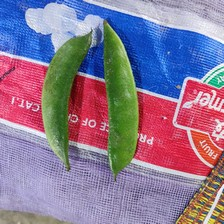
#> input picture others/Vegetable Images/validation/Bean/0023.jpg, 224 x 224 px, found by its file name; its folder holds 3 pictures in this run
$ jupyter execute --allow-errors Untitled0.ipynb
#> lines starting #> are read from the running program, lines starting #| are printed output that depends on the picture; pictures that were not available may be replaced by others from this repository, and a replacement may not be noted
[cell 1]
import os
import cv2
import numpy as np
import pandas as pd
import seaborn as sns
import matplotlib.pyplot as plt

from sklearn.model_selection import train_test_split
from sklearn.preprocessing import LabelEncoder
from sklearn.decomposition import PCA
from sklearn.linear_model import LogisticRegression
from sklearn.metrics import classification_report, accuracy_score, confusion_matrix

[cell 2]
import kagglehub

# Download latest version
#> (the rest of this cell did not finish here and is left out)

[cell 3]
# Fungsi untuk memuat dataset dari path yang diberikan
def load_dataset(path):
    """
    Memuat dataset gambar dari direktori yang ditentukan.
    Setiap subdirektori dianggap sebagai label kelas.
    """
    images = []
    labels = []

    # Iterasi melalui setiap folder kelas (misalnya, 'Bean', 'Carrot', dll.)
    for label in os.listdir(path):
        label_path = os.path.join(path, label)
        if not os.path.isdir(label_path):
            continue

        # Iterasi melalui setiap gambar di dalam folder kelas
        for image_file in os.listdir(label_path):
            image_path = os.path.join(label_path, image_file)

            # Baca gambar dalam format grayscale
            image = cv2.imread(image_path, cv2.IMREAD_GRAYSCALE)
            if image is not None:
                # Ubah ukuran gambar menjadi 128x128 piksel
                image = cv2.resize(image, (128, 128))
                images.append(image)
                labels.append(label)

    return np.array(images), np.array(labels)

[cell 4]
# Tentukan path ke dataset
# Ganti path ini sesuai dengan lokasi dataset di sistem Anda
BASE_PATH = '/kaggle/input/vegetable-image-dataset/Vegetable Images/'
TRAIN_PATH = os.path.join(BASE_PATH, 'train')
VALIDATION_PATH = os.path.join(BASE_PATH, 'validation')
TEST_PATH = os.path.join(BASE_PATH, 'test')

[cell 5]
# Memuat data dari masing-masing direktori
print("Memuat data latih...")
X_train, y_train = load_dataset(TRAIN_PATH)
print(f"Data latih berhasil dimuat: {X_train.shape[0]} gambar")

print("\nMemuat data validasi...")
X_val, y_val = load_dataset(VALIDATION_PATH)
#> in load_dataset (call 2), `image = cv2.imread(image_path, cv2.IMREAD_GRAYSCALE)`:
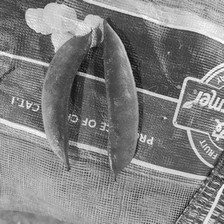
#> image: shape (224, 224); min 7, max 255, mean 129.1
#> in load_dataset (call 2), `image = cv2.resize(image, (128, 128))`:
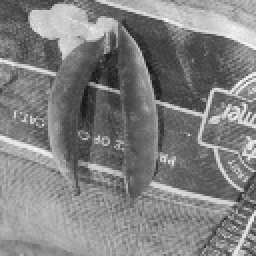
#> image: shape (128, 128) (shown 2 times larger); min 21, max 250, mean 129.1
#> pass 2 of the loop in load_dataset, `for label in os.listdir(path):`:
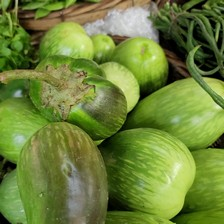
#> input picture others/Vegetable Images/validation/Brinjal/1200.jpg, 224 x 224 px, found by its file name
#> in load_dataset (call 2), `image = cv2.imread(image_path, cv2.IMREAD_GRAYSCALE)`:
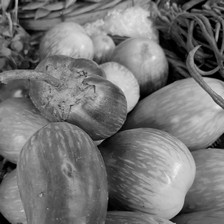
#> image: shape (224, 224); min 0, max 242, mean 115.8
#> in load_dataset (call 2), `image = cv2.resize(image, (128, 128))`:
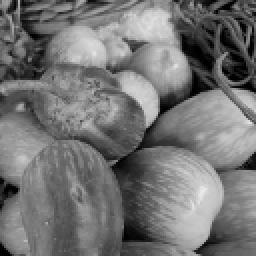
#> image: shape (128, 128) (shown 2 times larger); min 0, max 237, mean 115.7
print(f"Data validasi berhasil dimuat: {X_val.shape[0]} gambar")
#| Data validasi berhasil dimuat: 4 gambar
